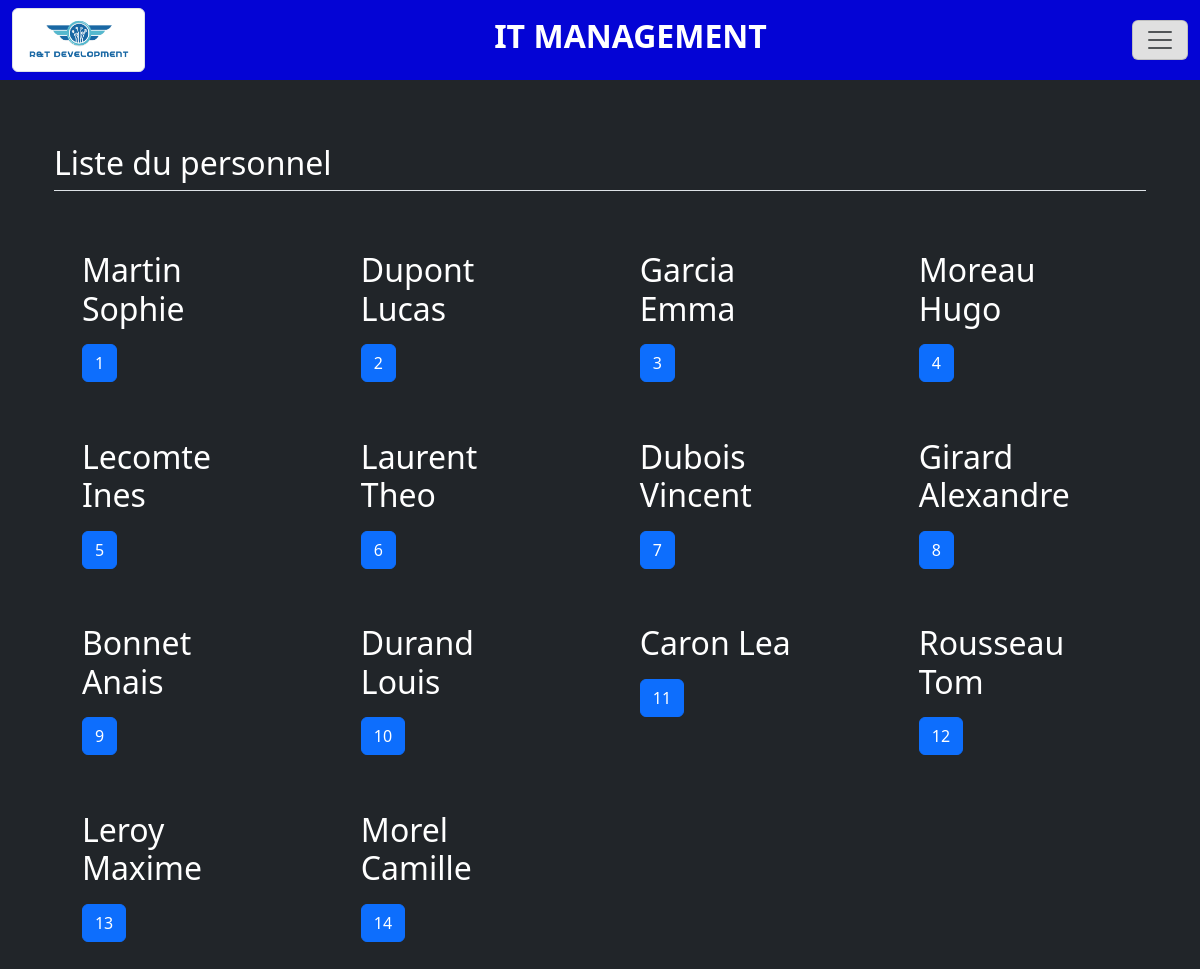
Page /project/liste_personnel/ on the committed database.
### project/models.py (models this page shows)
class Personnel(models.Model):
    POSTE = (
        ('Technicien', ('Technicien - Takes care of the maintenance')),
        ('Manager', ('Manager - Lead a team of Technicien')),
        ('Employee', ('Employee - Work on the PC/Mac at the office')),
        ('Administrator', ('Administrator - Install the network and maintain it'))
    )
    ETAT = (
        ('connecte', ('Utilisateur en ligne')),
        ('hors ligne', ('Utilisateur hors ligne')),
    )
    id = models.AutoField(primary_key=True, editable=False)
    nom = models.CharField(max_length=20)
    prenom = models.CharField(max_length=15)
    poste = models.CharField(max_length=32, choices=POSTE, default='Employee')
    etat = models.CharField(max_length= 16, choices=ETAT, default='connecte')

### project/views.py (the view)
# urls.py: path('liste_personnel/', views.liste_personnel, name='liste_personnel'),
def liste_personnel(request) :
    personnels = Personnel.objects.all()
    context = {
        'personnels' : personnels,
    }
    return render(request, 'templates/liste_personnel.html', context)

### project/templates/liste_personnel.html (shortened to what this page needs)
{% extends "index.html" %}
{% block sidebar %}
  <nav class="navbar nvbar fixed-top">
    <div class="container-fluid">
        {% load static %}
      <img src="{% static 'images/rtdev.png' %}" class="rtdev img-thumbnail" alt="...">
      <h1 class="navbar-brand fs-2 fw-semibold text-center ">IT MANAGEMENT</h1>
      <button class="navbar-toggler" type="button" data-bs-toggle="offcanvas" data-bs-target="#offcanvasNavbar" aria-controls="offcanvasNavbar" aria-label="Toggle navigation">
        <span class="navbar-toggler-icon"></span>
      </button>
    </div>
  </nav>
  <div class="longueur"></div>
  {% endblock %}
  {% block content %}
  {% if personnels %}
      <div class="container px-4 py-5" id="hanging-icons">
          <h2 class="pb-2 border-bottom">Liste du personnel</h2>
          <div class="row g-4 py-5 row-cols-1 row-cols-lg-5">
              {% for personnel in personnels %}
                  <div class="col d-flex align-items-start mach_block">
                      <div>
                      <h3 class="fs-2">{{ personnel.nom}} {{personnel.prenom}}</h3>
                      <a href="{% url 'personnel_view' personnel.id %}" class="btn btn-primary">
                          {{ personnel.id}}
                      </a>
                      </div>
                  </div>
              {% endfor %}
          </div>
      </div>
      {% else %}
      <p>Il n'y a pas de personnels.</p>
  {% endif %}
{% endblock %}

### project/static/css/style.css (style rules this page uses)
.nvbar { background-color: rgb(4, 4, 213); }
.navbar-brand { color: white; text-transform: uppercase; }
.navbar-toggler { background-color: #E0E0E0; }
body { background-color: #212529; color: white; }
.rtdev { height: 4rem; }
.longueur { height: 6rem; }
.mach_block { margin: 1.744rem; }

### rows in the picture
Personnel: nom "Martin", prenom "Sophie", id "1"
Personnel: nom "Dupont", prenom "Lucas", id "2"
Personnel: nom "Garcia", prenom "Emma", id "3"
Personnel: nom "Moreau", prenom "Hugo", id "4"
Personnel: nom "Lecomte", prenom "Ines", id "5"
Personnel: nom "Laurent", prenom "Theo", id "6"
Personnel: nom "Dubois", prenom "Vincent", id "7"
Personnel: nom "Girard", prenom "Alexandre", id "8"
Personnel: nom "Bonnet", prenom "Anais", id "9"
Personnel: nom "Durand", prenom "Louis", id "10"
Personnel: nom "Caron", prenom "Lea", id "11"
Personnel: nom "Rousseau", prenom "Tom", id "12"
Personnel: nom "Leroy", prenom "Maxime", id "13"
Personnel: nom "Morel", prenom "Camille", id "14"
